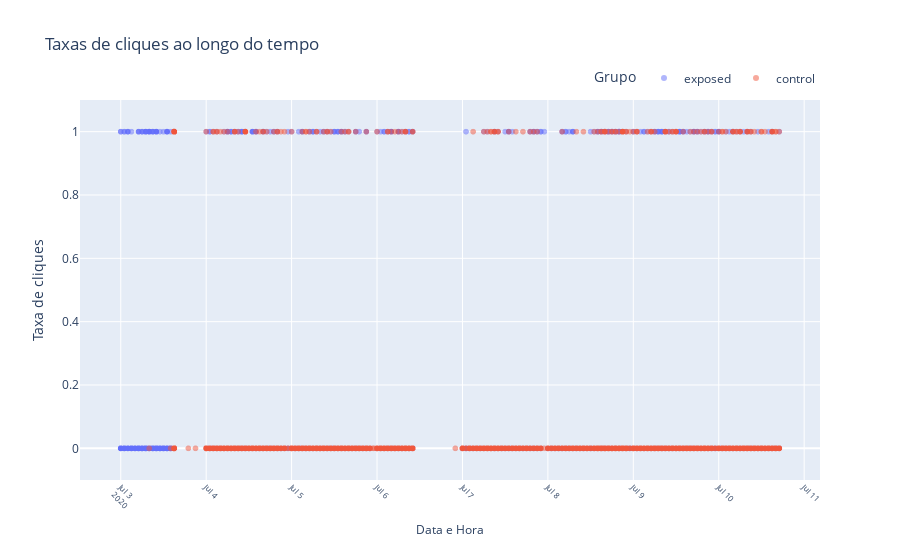

Notebook code for this chart:
### Markdown cell above
O código abaixo cria um gráfico de dispersão (scatter plot) com dados de um DataFrame chamado df. O gráfico possui os seguintes elementos:

- Eixo x (x='date_hour'): Os valores do eixo x são obtidos da coluna "date_hour" do DataFrame df, que representa a data e hora.
- Eixo y (y='yes'): Os valores do eixo y são obtidos da coluna "yes" do DataFrame df, que representa uma taxa de cliques (Taxa de cliques).
- Cor (color='experiment'): Os pontos no gráfico são coloridos com base nos valores da coluna "experiment" do DataFrame df, que representa diferentes grupos ou experimentos.
- Opacidade (opacity=0.5): A opacidade dos pontos no gráfico é definida como 0,5, o que significa que eles são parcialmente transparentes.
- Rótulos dos eixos (labels={'date_hour': 'Data e Hora', 'yes': 'Taxa de cliques'}): Os rótulos dos eixos x e y são personalizados para "Data e Hora" e "Taxa de cliques", respectivamente.
- Título do gráfico (title='Taxas de cliques ao longo do tempo'): O título do gráfico é definido como "Taxas de cliques ao longo do tempo".
- Configuração do layout (fig.update_layout(...)): Algumas configurações adicionais são aplicadas ao layout do gráfico, incluindo a rotação dos rótulos do eixo x em 45 graus, o ajuste da faixa do eixo y para variar de -0,1 a 1,1, a definição do título da legenda como "Group" e a personalização da posição e orientação da legenda.
Por fim, a função fig.show() é chamada para exibir o gráfico criado usando a biblioteca Plotly Express.

### Code cell
fig = px.scatter(df, x='date_hour', y='yes', color='experiment', opacity=0.5,
                 labels={'date_hour': 'Data e Hora', 'yes': 'Taxa de cliques'},
                 title='Taxas de cliques ao longo do tempo')

fig.update_layout(xaxis=dict(tickangle=45, tickfont=dict(size=8), title_font=dict(size=12)),
                  yaxis_range=[-0.1, 1.1], legend_title='Grupo',
                  legend=dict(orientation='h', yanchor='bottom', y=1.02, xanchor='right', x=1))

fig.show()

### Figure 1 — Plotly figure (JSON) as saved in the notebook; plotly's stock layout.template omitted (floating-point values rounded to 4 significant figures; data arrays with more than 128 entries replaced by an {"elided": "..."} marker saying what was removed)
{"data": [{"hovertemplate": "experiment=exposed<br>Data e Hora=%{x}<br>Taxa de cliques=%{y}<extra></extra>", "legendgroup": "exposed", "marker": {"color": "#636efa", "opacity": 0.5, "symbol": "circle"}, "mode": "markers", "name": "exposed", "showlegend": true, "type": "scattergl", "x": {"elided": "4006 str values"}, "xaxis": "x", "y": {"elided": "4006 int values"}, "yaxis": "y"}, {"hovertemplate": "experiment=control<br>Data e Hora=%{x}<br>Taxa de cliques=%{y}<extra></extra>", "legendgroup": "control", "marker": {"color": "#EF553B", "opacity": 0.5, "symbol": "circle"}, "mode": "markers", "name": "control", "showlegend": true, "type": "scattergl", "x": {"elided": "4071 str values"}, "xaxis": "x", "y": {"elided": "4071 int values"}, "yaxis": "y"}], "layout": {"legend": {"orientation": "h", "title": {"text": "Grupo"}, "tracegroupgap": 0, "x": 1, "xanchor": "right", "y": 1.02, "yanchor": "bottom"}, "title": {"text": "Taxas de cliques ao longo do tempo"}, "xaxis": {"anchor": "y", "domain": [0, 1], "tickangle": 45, "tickfont": {"size": 8}, "title": {"font": {"size": 12}, "text": "Data e Hora"}}, "yaxis": {"anchor": "x", "domain": [0, 1], "range": [-0.1, 1.1], "title": {"text": "Taxa de cliques"}}}}
